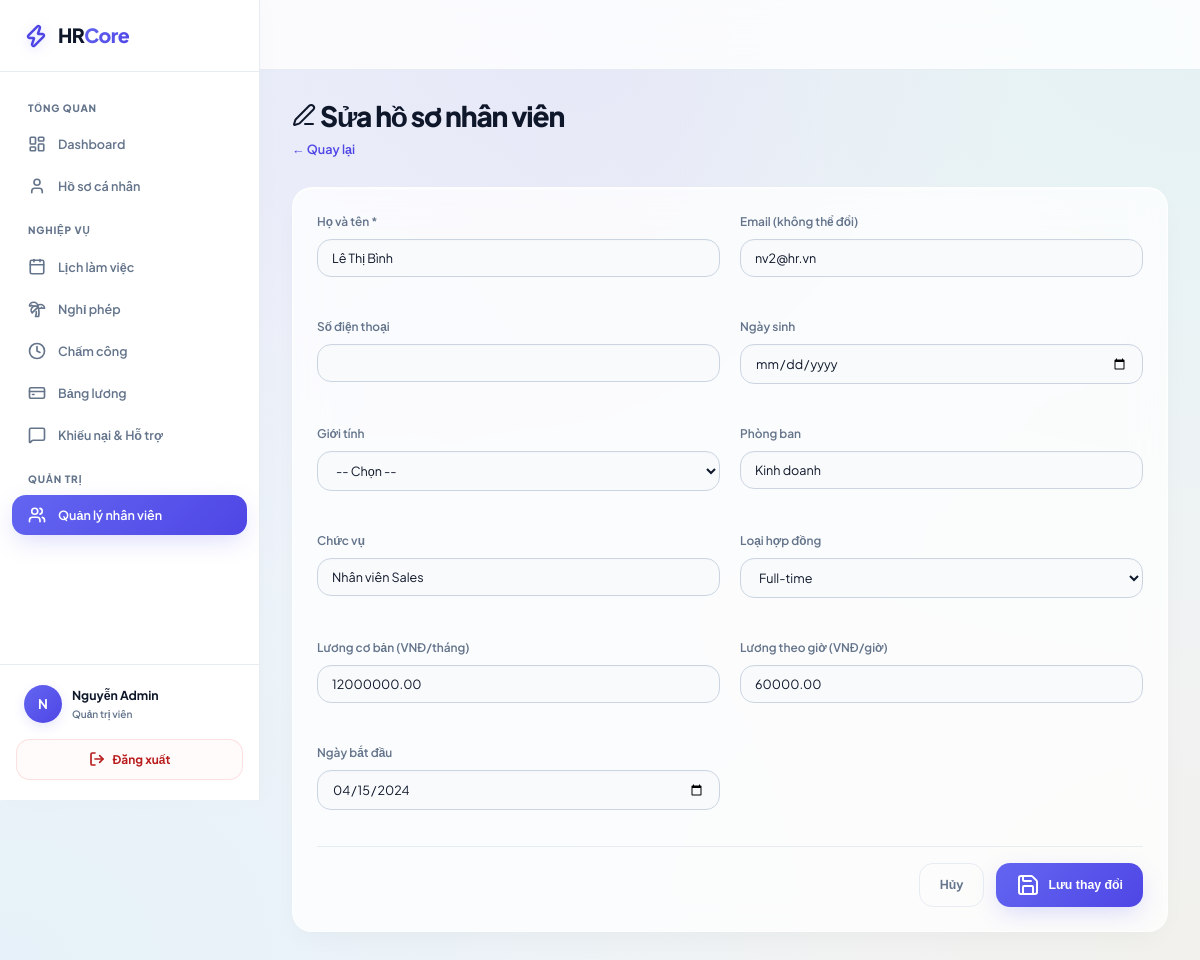
Screenshot of /employees/edit?id=3 (signed in) with the database file from the repository.
### tables this page shows
CREATE TABLE IF NOT EXISTS users (
    id              INT UNSIGNED AUTO_INCREMENT PRIMARY KEY,
    email           VARCHAR(255) NOT NULL UNIQUE,
    password_hash   VARCHAR(255) NOT NULL,
    role            ENUM('ADMIN','EMPLOYEE') NOT NULL DEFAULT 'EMPLOYEE',
    status          ENUM('ACTIVE','INACTIVE','LOCKED') NOT NULL DEFAULT 'ACTIVE',
    employee_code   VARCHAR(20)  NOT NULL UNIQUE,
    full_name       VARCHAR(200) NOT NULL,
    phone           VARCHAR(20),
    date_of_birth   DATE,
    gender          ENUM('MALE','FEMALE','OTHER'),
    department      VARCHAR(100),
    position        VARCHAR(100),
    employment_type ENUM('FULL_TIME','PART_TIME','CONTRACT') DEFAULT 'FULL_TIME',
    base_salary     DECIMAL(15,2) DEFAULT 0,
    hourly_rate     DECIMAL(10,2) DEFAULT 0,
    start_date      DATE,
    last_login_at   DATETIME,
    created_at      DATETIME NOT NULL DEFAULT CURRENT_TIMESTAMP,
    updated_at      DATETIME NOT NULL DEFAULT CURRENT_TIMESTAMP ON UPDATE CURRENT_TIMESTAMP,
    deleted_at      DATETIME,
    INDEX idx_email          (email),
    INDEX idx_employee_code  (employee_code),
    INDEX idx_status         (status)
);

### app/controllers/EmployeeController.php (called while the page is built, shortened)
<?php
require_once APP_PATH . '/core/Controller.php';
require_once APP_PATH . '/models/UserModel.php';
class EmployeeController extends Controller {
    private UserModel         $userModel;
    public function __construct() {
        $this->userModel = new UserModel();
    }
    public function edit(): void {
        $id       = (int)$this->get('id');
        $employee = $this->userModel->findById($id);
        $this->render('employees/edit', ['employee' => $employee, 'errors' => []]);
    }
}

### app/core/Router.php (called while the page is built, shortened)
<?php
class Router {
    public function dispatch(): void {
        $uri = parse_url($_SERVER['REQUEST_URI'], PHP_URL_PATH);
        $scriptName = $_SERVER['SCRIPT_NAME'] ?? '';
        $baseDir = dirname($scriptName);
        $baseDir = str_replace('\\', '/', $baseDir);
        if ($baseDir !== '/' && strpos($uri, $baseDir) === 0) {
            $uri = substr($uri, strlen($baseDir));
        }
        $uri = trim($uri, '/');
        $route = $this->resolve($uri);
        [$controllerName, $action, $allowedRoles] = $route;
        $controller = new $controllerName();
        $controller->$action();
    }
    private function resolve(string $uri): ?array {
        if (isset($this->routes[$uri])) {
            return $this->routes[$uri];
        }
        return null;
    }
}

### index.php (called while the page is built, shortened)
<?php
require_once APP_PATH . '/core/Database.php';
require_once APP_PATH . '/core/Controller.php';
require_once APP_PATH . '/core/Model.php';
require_once APP_PATH . '/core/Router.php';
$router = new Router();
$router->dispatch();

### app/core/Database.php (called while the page is built, shortened)
<?php
class Database {
    private static ?PDO $instance = null;
    private static string $host = 'localhost';
    private static string $dbname = 'hr_management';
    private static string $username = 'root';
    private static string $password = '2411';
    private static string $charset = 'utf8mb4';
    public static function getInstance(): PDO {
        if (self::$instance === null) {
            $dsn = "mysql:host=" . self::$host
                 . ";dbname=" . self::$dbname
                 . ";charset=" . self::$charset;
            $options = [
                PDO::ATTR_ERRMODE            => PDO::ERRMODE_EXCEPTION,
                PDO::ATTR_DEFAULT_FETCH_MODE => PDO::FETCH_ASSOC,
                PDO::ATTR_EMULATE_PREPARES   => false,
            ];
            self::$instance = new PDO($dsn, self::$username, self::$password, $options);
        }
        return self::$instance;
    }
}

### app/core/Model.php (called while the page is built, shortened)
<?php
abstract class Model {
    protected PDO $db;
    public function __construct() {
        $this->db = Database::getInstance();
    }
    protected function queryOne(string $sql, array $params = []): ?array {
        $stmt = $this->db->prepare($sql);
        $stmt->execute($params);
        $row = $stmt->fetch();
        return $row === false ? null : $row;
    }
}

### app/models/UserModel.php (called while the page is built, shortened)
<?php
require_once APP_PATH . '/core/Model.php';
class UserModel extends Model {
    public function findById(int $id): ?array {
        return $this->queryOne(
            "SELECT * FROM users WHERE id = ? AND deleted_at IS NULL",
            [$id]
        );
    }
}

### app/views/employees/edit.php (the view, shortened to what this page needs)
<div class="page-header">
    <div>
        <h1 class="page-title"><i data-lucide="edit-3" class="header-icon"></i> Sửa hồ sơ nhân viên</h1>
        <p class="page-subtitle"><a href="<?= BASE_URL ?>/employees">← Quay lại</a></p>
    </div>
</div>
<div class="card">
    <div class="card-body">
        <form method="POST" action="<?= BASE_URL ?>/employees/update">
            <div class="form-grid-2">
                <div class="form-group">
                    <label class="form-label" for="full_name">Họ và tên *</label>
                    <input type="text" id="full_name" name="full_name" class="form-input"
                           value="<?= htmlspecialchars($employee['full_name']) ?>" required>
                </div>
                <div class="form-group">
                    <label class="form-label">Email (không thể đổi)</label>
                    <input type="email" class="form-input" value="<?= htmlspecialchars($employee['email']) ?>" disabled>
                </div>
                <div class="form-group">
                    <label class="form-label" for="phone">Số điện thoại</label>
                    <input type="tel" id="phone" name="phone" class="form-input"
                           value="<?= htmlspecialchars($employee['phone'] ?? '') ?>">
                </div>
                <div class="form-group">
                    <label class="form-label" for="date_of_birth">Ngày sinh</label>
                    <input type="date" id="date_of_birth" name="date_of_birth" class="form-input"
                           value="<?= htmlspecialchars($employee['date_of_birth'] ?? '') ?>">
                </div>
                <div class="form-group">
                    <label class="form-label" for="gender">Giới tính</label>
                    <select id="gender" name="gender" class="form-select">
                        <option value="">-- Chọn --</option>
                    </select>
                </div>
                <div class="form-group">
                    <label class="form-label" for="department">Phòng ban</label>
                    <input type="text" id="department" name="department" class="form-input"
                           value="<?= htmlspecialchars($employee['department'] ?? '') ?>">
                </div>
                <div class="form-group">
                    <label class="form-label" for="position">Chức vụ</label>
                    <input type="text" id="position" name="position" class="form-input"
                           value="<?= htmlspecialchars($employee['position'] ?? '') ?>">
                </div>
                <div class="form-group">
                    <label class="form-label" for="employment_type">Loại hợp đồng</label>
                    <select id="employment_type" name="employment_type" class="form-select">
                        <option value="FULL_TIME" <?= $employee['employment_type'] === 'FULL_TIME' ? 'selected' : '' ?>>Full-time</option>
                    </select>
                </div>
                <div class="form-group">
                    <label class="form-label" for="base_salary">Lương cơ bản (VNĐ/tháng)</label>
                    <input type="number" id="base_salary" name="base_salary" class="form-input" min="0"
                           value="<?= htmlspecialchars($employee['base_salary'] ?? '0') ?>">
                </div>
                <div class="form-group">
                    <label class="form-label" for="hourly_rate">Lương theo giờ (VNĐ/giờ)</label>
                    <input type="number" id="hourly_rate" name="hourly_rate" class="form-input" min="0"
                           value="<?= htmlspecialchars($employee['hourly_rate'] ?? '0') ?>">
                </div>
                <div class="form-group">
                    <label class="form-label" for="start_date">Ngày bắt đầu</label>
                    <input type="date" id="start_date" name="start_date" class="form-input"
                           value="<?= htmlspecialchars($employee['start_date'] ?? '') ?>">
                </div>
            </div>
            <div class="form-actions">
                <a href="<?= BASE_URL ?>/employees" class="btn btn-ghost">Hủy</a>
                <button type="submit" class="btn btn-primary"><i data-lucide="save"></i> Lưu thay đổi</button>
            </div>
        </form>
    </div>
</div>

### public/css/app.css (style rules this page uses)
:root { --bg: #f8fafc; --bg-gradient: linear-gradient(135deg, #f8fafc 0%, #eff6ff 100%); --panel-bg: rgba(255, 255, 255, 0.85); --card-bg: rgba(255, 255, 255, 0.75); --border: rgba(226, 232, 240, 0.8); --primary: #4f46e5; --primary-h: #4338ca; --primary-gradient: linear-gradient(135deg, #6366f1 0%, #4f46e5 100%); --success: #10b981; --success-light: #f0fdf4; --success-text: #047857; --warning: #f59e0b; --warning-light: #fffbeb; --warning-text: #b45309; --danger: #ef4444; --danger-light: #fef2f2; --danger-text: #b91c1c; --info: #0ea5e9; --info-light: #f0f9ff; --info-text: #0369a1; --text: #0f172a; --text-muted: #64748b; --sidebar-w: 250px; --radius: 14px; --radius-lg: 20px; --shadow-sm: 0 2px 8px rgba(0, 0, 0, 0.02); --shadow: 0 10px 30px -10px rgba(0, 0, 0, 0.05), 0 1px 3px rgba(0, 0, 0, 0.01); --shadow-lg: 0 20px 40px -15px rgba(99, 102, 241, 0.1), 0 1px 10px rgba(0, 0, 0, 0.02); --shadow-glow: 0 8px 24px -4px rgba(99, 102, 241, 0.25); --shadow-success: 0 8px 24px -4px rgba(16, 185, 129, 0.25); --shadow-danger: 0 8px 24px -4px rgba(239, 68, 68, 0.25); }
*, *::before, *::after { box-sizing: border-box; margin: 0; padding: 0; }
html { font-size: 14px; scroll-behavior: smooth; }
body { font-family: 'Plus Jakarta Sans', 'Inter', sans-serif; background: #f1f5f9; background-image: radial-gradient(at 0% 0%, rgba(99, 102, 241, 0.08) 0px, transparent 50%), radial-gradient(at 50% 0%, rgba(168, 85, 247, 0.06) 0px, transparent 50%), radial-gradient(at 100% 0%, rgba(16, 185, 129, 0.06) 0px, transparent 50%), radial-gradient(at 0% 100%, rgba(14, 165, 233, 0.05) 0px, transparent 50%), radial-gradient(at 100% 100%, rgba(245, 158, 11, 0.05) 0px, transparent 50%); background-attachment: fixed; color: var(--text); display: flex; min-height: 100vh; line-height: 1.6; font-feature-settings: "cv02", "cv03", "cv04", "cv11"; -webkit-font-smoothing: antialiased; }
.page-header { display: flex; flex-direction: column; margin-bottom: 28px; gap: 4px; }
.page-title { font-size: 2rem; font-weight: 800; color: var(--text); letter-spacing: -0.04em; }
.page-subtitle { color: var(--text-muted); font-size: 0.9rem; }
.page-subtitle a { color: var(--primary); text-decoration: none; font-weight: 600; }
.card { background: var(--card-bg); backdrop-filter: blur(16px); -webkit-backdrop-filter: blur(16px); border: 1px solid rgba(255, 255, 255, 0.6); border-radius: var(--radius-lg); box-shadow: var(--shadow), inset 0 1px 1px rgba(255, 255, 255, 0.8); overflow: hidden; transition: all 0.3s cubic-bezier(0.4, 0, 0.2, 1); }
.card-body { padding: 24px; }
.btn { display: inline-flex; align-items: center; justify-content: center; gap: 8px; padding: 10px 20px; border-radius: var(--radius); font-size: 0.88rem; font-weight: 700; cursor: pointer; text-decoration: none; border: none; transition: all 0.2s cubic-bezier(0.4, 0, 0.2, 1); white-space: nowrap; }
.btn-primary { background: var(--primary-gradient); color: #ffffff; box-shadow: var(--shadow-glow); }
.btn-ghost { background: transparent; color: var(--text-muted); border: 1px solid var(--border); }
.form-group { margin-bottom: 20px; }
.form-grid-2 { display: grid; grid-template-columns: 1fr 1fr; gap: 20px; }
.form-label { display: block; font-size: 0.85rem; font-weight: 600; color: var(--text-muted); margin-bottom: 8px; }
.form-input, .form-select { width: 100%; padding: 10px 14px; background: #f8fafc; border: 1px solid #cbd5e1; border-radius: var(--radius); color: var(--text); font-size: 0.9rem; font-family: inherit; transition: all 0.25s cubic-bezier(0.4, 0, 0.2, 1); box-shadow: inset 0 1px 2px rgba(0, 0, 0, 0.02); }
.form-input::placeholder { color: #94a3b8; }
.form-actions { display: flex; gap: 12px; justify-content: flex-end; padding-top: 16px; margin-top: 16px; border-top: 1px solid var(--border); }

### rows the page displays
users: full_name "Lê Thị Bình", email "nv2@hr.vn", department "Kinh doanh", position "Nhân viên Sales", employment_type "Full-time", base_salary "12000000.00", hourly_rate "60000.00", start_date "04/15/2024"

### other values shown
mb_substr(Session::get('user_name', 'U'), 0, 1) "N"
Session::get('user_name', '') "Nguyễn Admin"
